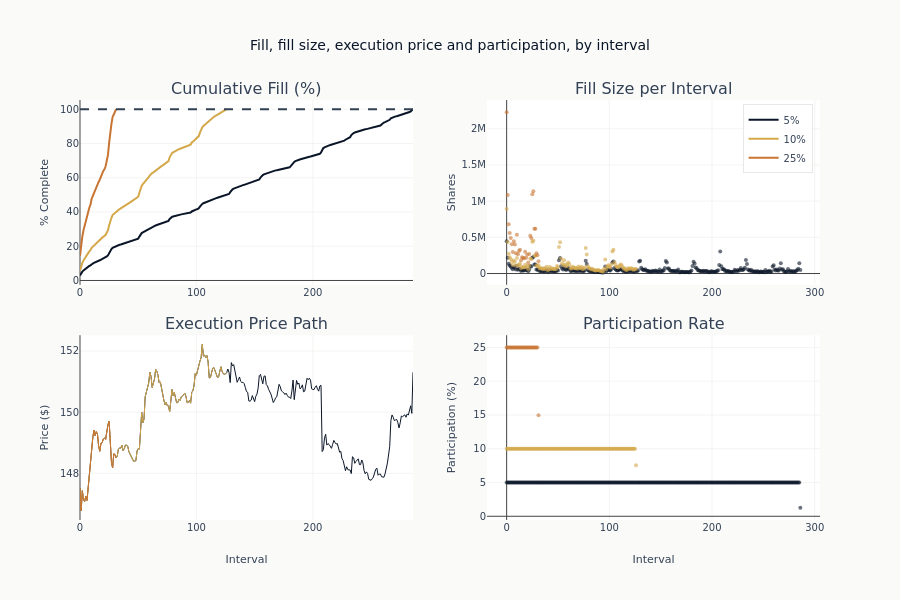

The notebook cell this image was saved under:
### Code cell
# Finalize execution diagnostics panel
fig.add_hline(y=100, line_dash="dash", line_color=COLORS["neutral"], row=1, col=1)

fig.update_xaxes(title_text="Interval", row=2, col=1)
fig.update_xaxes(title_text="Interval", row=2, col=2)
fig.update_yaxes(title_text="% Complete", row=1, col=1)
fig.update_yaxes(title_text="Shares", row=1, col=2)
fig.update_yaxes(title_text="Price ($)", row=2, col=1)
fig.update_yaxes(title_text="Participation (%)", row=2, col=2)

fig.update_layout(
    title="Fill, fill size, execution price and participation, by interval",
    height=600,
    legend=dict(yanchor="top", y=0.99, xanchor="right", x=0.99),
)
show_plotly_with_alt(
    fig,
    "Four panels comparing the three participation caps. Cumulative fill: the loosest cap "
    "reaches the dashed completion line in a short burst while the tightest one climbs almost "
    "linearly over several times as many intervals. Fill size per interval: the loosest cap "
    "takes large fills early that decay quickly, while the tightest cap's fills stay small and "
    "even across the whole horizon. Execution price path: the traded price wanders inside a "
    "narrow band with no trend. Participation rate: each schedule holds a flat horizontal line "
    "at its own cap, with only isolated points below it.",
)

### Figure 1 — Plotly figure (JSON) as saved in the notebook; plotly's stock layout.template omitted (floating-point values rounded to 4 significant figures; data arrays with more than 128 entries replaced by an {"elided": "..."} marker saying what was removed)
{"data": [{"line": {"color": "#0a1628", "width": 2}, "mode": "lines", "name": "5%", "showlegend": true, "type": "scatter", "x": {"elided": "287 int values"}, "xaxis": "x", "y": {"elided": "287 float values"}, "yaxis": "y"}, {"marker": {"color": "#0a1628", "opacity": 0.6, "size": 4}, "mode": "markers", "name": "5%", "showlegend": false, "type": "scatter", "x": {"elided": "287 int values"}, "xaxis": "x2", "y": {"elided": "287 float values"}, "yaxis": "y2"}, {"line": {"color": "#0a1628", "width": 1}, "mode": "lines", "name": "5%", "showlegend": false, "type": "scatter", "x": {"elided": "287 int values"}, "xaxis": "x3", "y": {"elided": "287 float values"}, "yaxis": "y3"}, {"marker": {"color": "#0a1628", "opacity": 0.6, "size": 4}, "mode": "markers", "name": "5%", "showlegend": false, "type": "scatter", "x": {"elided": "287 int values"}, "xaxis": "x4", "y": {"elided": "287 float values"}, "yaxis": "y4"}, {"line": {"color": "#D4A84B", "width": 2}, "mode": "lines", "name": "10%", "showlegend": true, "type": "scatter", "x": [0, 1, 2, 3, 4, 5, 6, 7, 8, 9, 10, 11, 12, 13, 14, 15, 16, 17, 18, 19, 20, 21, 22, 23, 24, 25, 26, 27, 28, 29, 30, 31, 32, 33, 34, 35, 36, 37, 38, 39, 40, 41, 42, 43, 44, 45, 46, 47, 48, 49, 50, 51, 52, 53, 54, 55, 56, 57, 58, 59, 60, 61, 62, 63, 64, 65, 66, 67, 68, 69, 70, 71, 72, 73, 74, 75, 76, 77, 78, 79, 80, 81, 82, 83, 84, 85, 86, 87, 88, 89, 90, 91, 92, 93, 94, 95, 96, 97, 98, 99, 100, 101, 102, 103, 104, 105, 106, 107, 108, 109, 110, 111, 112, 113, 114, 115, 116, 117, 118, 119, 120, 121, 122, 123, 124, 125, 126], "xaxis": "x", "y": [5.734, 8.528, 10.28, 11.73, 12.99, 14.03, 14.8, 15.95, 16.99, 17.71, 19.09, 19.77, 20.57, 21.42, 21.88, 22.46, 23.02, 23.56, 24.34, 24.9, 25.58, 25.97, 26.67, 28.0, 29.27, 32.09, 35.01, 36.6, 38.19, 38.91, 39.56, 40.29, 40.74, 41.2, 41.67, 42.05, 42.51, 42.89, 43.34, 43.95, 44.25, 44.63, 45.2, 45.59, 46.06, 46.48, 46.87, 47.29, 47.67, 48.35, 48.91, 51.27, 54.05, 55.36, 56.27, 57.0, 58.17, 58.94, 59.58, 60.39, 61.38, 62.19, 62.7, 63.11, 63.71, 64.27, 64.74, 65.22, 65.71, 66.13, 66.75, 67.21, 67.71, 68.31, 68.69, 69.12, 69.67, 71.94, 73.64, 74.29, 74.76, 75.23, 75.58, 76.01, 76.36, 76.68, 76.95, 77.21, 77.49, 77.81, 78.08, 78.33, 78.55, 78.72, 78.9, 79.35, 80.61, 80.99, 81.63, 82.36, 82.96, 83.5, 84.32, 86.29, 88.41, 89.41, 90.19, 90.8, 91.36, 91.92, 92.62, 93.42, 94.14, 94.69, 95.12, 95.6, 95.93, 96.24, 96.68, 97.14, 97.55, 98.03, 98.48, 98.85, 99.19, 99.59, 100.0], "yaxis": "y"}, {"marker": {"color": "#D4A84B", "opacity": 0.6, "size": 4}, "mode": "markers", "name": "10%", "showlegend": false, "type": "scatter", "x": [0, 1, 2, 3, 4, 5, 6, 7, 8, 9, 10, 11, 12, 13, 14, 15, 16, 17, 18, 19, 20, 21, 22, 23, 24, 25, 26, 27, 28, 29, 30, 31, 32, 33, 34, 35, 36, 37, 38, 39, 40, 41, 42, 43, 44, 45, 46, 47, 48, 49, 50, 51, 52, 53, 54, 55, 56, 57, 58, 59, 60, 61, 62, 63, 64, 65, 66, 67, 68, 69, 70, 71, 72, 73, 74, 75, 76, 77, 78, 79, 80, 81, 82, 83, 84, 85, 86, 87, 88, 89, 90, 91, 92, 93, 94, 95, 96, 97, 98, 99, 100, 101, 102, 103, 104, 105, 106, 107, 108, 109, 110, 111, 112, 113, 114, 115, 116, 117, 118, 119, 120, 121, 122, 123, 124, 125, 126], "xaxis": "x2", "y": [891300.0, 434200.0, 272800.0, 224200.0, 197000.0, 161900.0, 119200.0, 178400.0, 161100.0, 112600.0, 214300.0, 106400.0, 124100.0, 132000.0, 72090.0, 89480.0, 86340.0, 84460.0, 120800.0, 87800.0, 105100.0, 60790.0, 108400.0, 208100.0, 196500.0, 438400.0, 454000.0, 247200.0, 246800.0, 112600.0, 101000.0, 113600.0, 69230.0, 71220.0, 73120.0, 59580.0, 71520.0, 59080.0, 69530.0, 95360.0, 46060.0, 59210.0, 88820.0, 59850.0, 73740.0, 65020.0, 60780.0, 65540.0, 58780.0, 105400.0, 86850.0, 367800.0, 432000.0, 202900.0, 141400.0, 113600.0, 182600.0, 119800.0, 98610.0, 126200.0, 153600.0, 126900.0, 77810.0, 65090.0, 92130.0, 87330.0, 73150.0, 74350.0, 76460.0, 65390.0, 96720.0, 71800.0, 76250.0, 93590.0, 58740.0, 68250.0, 84060.0, 353800.0, 263500.0, 101100.0, 74000.0, 72090.0, 55360.0, 66750.0, 54460.0, 49890.0, 41060.0, 40580.0, 43890.0, 50130.0, 41510.0, 38050.0, 34140.0, 26750.0, 28800.0, 69130.0, 195400.0, 59060.0, 99790.0, 114300.0, 92740.0, 84760.0, 126700.0, 306000.0, 329900.0, 156000.0, 121200.0, 93850.0, 87110.0, 87190.0, 108700.0, 124600.0, 112700.0, 85260.0, 65820.0, 74620.0, 51040.0, 49110.0, 68970.0, 70630.0, 63880.0, 74130.0, 70940.0, 57260.0, 52570.0, 62170.0, 63670.0], "yaxis": "y2"}, {"line": {"color": "#D4A84B", "width": 1}, "mode": "lines", "name": "10%", "showlegend": false, "type": "scatter", "x": [0, 1, 2, 3, 4, 5, 6, 7, 8, 9, 10, 11, 12, 13, 14, 15, 16, 17, 18, 19, 20, 21, 22, 23, 24, 25, 26, 27, 28, 29, 30, 31, 32, 33, 34, 35, 36, 37, 38, 39, 40, 41, 42, 43, 44, 45, 46, 47, 48, 49, 50, 51, 52, 53, 54, 55, 56, 57, 58, 59, 60, 61, 62, 63, 64, 65, 66, 67, 68, 69, 70, 71, 72, 73, 74, 75, 76, 77, 78, 79, 80, 81, 82, 83, 84, 85, 86, 87, 88, 89, 90, 91, 92, 93, 94, 95, 96, 97, 98, 99, 100, 101, 102, 103, 104, 105, 106, 107, 108, 109, 110, 111, 112, 113, 114, 115, 116, 117, 118, 119, 120, 121, 122, 123, 124, 125, 126], "xaxis": "x3", "y": [147.5, 146.8, 147.4, 147.1, 147.1, 147.3, 147.1, 147.5, 148.2, 148.4, 148.9, 149.2, 149.4, 149.2, 149.4, 149.3, 148.9, 148.7, 149.0, 149.0, 149.1, 149.2, 149.1, 149.4, 149.6, 149.7, 149.2, 148.4, 148.2, 148.6, 148.6, 148.5, 148.6, 148.8, 148.8, 148.8, 148.9, 148.7, 148.8, 148.9, 148.9, 148.9, 148.7, 148.6, 148.6, 148.5, 148.4, 148.4, 148.4, 148.7, 148.8, 148.8, 149.7, 150.0, 149.7, 149.8, 150.5, 150.7, 150.8, 150.9, 151.3, 151.2, 150.8, 150.9, 151.1, 151.4, 151.3, 151.2, 151.0, 151.0, 150.7, 150.6, 150.4, 150.2, 150.3, 150.2, 150.2, 150.0, 150.4, 150.7, 150.5, 150.6, 150.5, 150.3, 150.3, 150.4, 150.4, 150.5, 150.5, 150.6, 150.6, 150.5, 150.3, 150.3, 150.4, 150.3, 150.6, 150.7, 150.9, 151.3, 151.2, 151.4, 151.6, 151.7, 151.8, 152.2, 151.8, 151.9, 151.8, 151.9, 151.6, 151.1, 151.1, 151.3, 151.4, 151.5, 151.3, 151.2, 151.1, 151.1, 151.3, 151.5, 151.3, 151.3, 151.2, 151.2, 151.3], "yaxis": "y3"}, {"marker": {"color": "#D4A84B", "opacity": 0.6, "size": 4}, "mode": "markers", "name": "10%", "showlegend": false, "type": "scatter", "x": [0, 1, 2, 3, 4, 5, 6, 7, 8, 9, 10, 11, 12, 13, 14, 15, 16, 17, 18, 19, 20, 21, 22, 23, 24, 25, 26, 27, 28, 29, 30, 31, 32, 33, 34, 35, 36, 37, 38, 39, 40, 41, 42, 43, 44, 45, 46, 47, 48, 49, 50, 51, 52, 53, 54, 55, 56, 57, 58, 59, 60, 61, 62, 63, 64, 65, 66, 67, 68, 69, 70, 71, 72, 73, 74, 75, 76, 77, 78, 79, 80, 81, 82, 83, 84, 85, 86, 87, 88, 89, 90, 91, 92, 93, 94, 95, 96, 97, 98, 99, 100, 101, 102, 103, 104, 105, 106, 107, 108, 109, 110, 111, 112, 113, 114, 115, 116, 117, 118, 119, 120, 121, 122, 123, 124, 125, 126], "xaxis": "x4", "y": [10.0, 10.0, 10.0, 10.0, 10.0, 10.0, 10.0, 10.0, 10.0, 10.0, 10.0, 10.0, 10.0, 10.0, 10.0, 10.0, 10.0, 10.0, 10.0, 10.0, 10.0, 10.0, 10.0, 10.0, 10.0, 10.0, 10.0, 10.0, 10.0, 10.0, 10.0, 10.0, 10.0, 10.0, 10.0, 10.0, 10.0, 10.0, 10.0, 10.0, 10.0, 10.0, 10.0, 10.0, 10.0, 10.0, 10.0, 10.0, 10.0, 10.0, 10.0, 10.0, 10.0, 10.0, 10.0, 10.0, 10.0, 10.0, 10.0, 10.0, 10.0, 10.0, 10.0, 10.0, 10.0, 10.0, 10.0, 10.0, 10.0, 10.0, 10.0, 10.0, 10.0, 10.0, 10.0, 10.0, 10.0, 10.0, 10.0, 10.0, 10.0, 10.0, 10.0, 10.0, 10.0, 10.0, 10.0, 10.0, 10.0, 10.0, 10.0, 10.0, 10.0, 10.0, 10.0, 10.0, 10.0, 10.0, 10.0, 10.0, 10.0, 10.0, 10.0, 10.0, 10.0, 10.0, 10.0, 10.0, 10.0, 10.0, 10.0, 10.0, 10.0, 10.0, 10.0, 10.0, 10.0, 10.0, 10.0, 10.0, 10.0, 10.0, 10.0, 10.0, 10.0, 10.0, 7.559], "yaxis": "y4"}, {"line": {"color": "#C87533", "width": 2}, "mode": "lines", "name": "25%", "showlegend": true, "type": "scatter", "x": [0, 1, 2, 3, 4, 5, 6, 7, 8, 9, 10, 11, 12, 13, 14, 15, 16, 17, 18, 19, 20, 21, 22, 23, 24, 25, 26, 27, 28, 29, 30, 31], "xaxis": "x", "y": [14.34, 21.32, 25.71, 29.31, 32.48, 35.09, 37.0, 39.87, 42.46, 44.27, 47.72, 49.43, 51.43, 53.55, 54.71, 56.15, 57.54, 58.9, 60.84, 62.25, 63.94, 64.92, 66.66, 70.01, 73.17, 80.22, 87.53, 91.5, 95.47, 97.28, 98.91, 100.0], "yaxis": "y"}, {"marker": {"color": "#C87533", "opacity": 0.6, "size": 4}, "mode": "markers", "name": "25%", "showlegend": false, "type": "scatter", "x": [0, 1, 2, 3, 4, 5, 6, 7, 8, 9, 10, 11, 12, 13, 14, 15, 16, 17, 18, 19, 20, 21, 22, 23, 24, 25, 26, 27, 28, 29, 30, 31], "xaxis": "x2", "y": [2228000.0, 1085000.0, 681900.0, 560500.0, 492500.0, 404800.0, 298100.0, 446000.0, 402700.0, 281500.0, 535800.0, 266100.0, 310100.0, 330000.0, 180200.0, 223700.0, 215900.0, 211100.0, 302000.0, 219500.0, 262700.0, 152000.0, 271100.0, 520300.0, 491400.0, 1096000.0, 1135000.0, 617900.0, 616900.0, 281600.0, 252400.0, 169800.0], "yaxis": "y2"}, {"line": {"color": "#C87533", "width": 1}, "mode": "lines", "name": "25%", "showlegend": false, "type": "scatter", "x": [0, 1, 2, 3, 4, 5, 6, 7, 8, 9, 10, 11, 12, 13, 14, 15, 16, 17, 18, 19, 20, 21, 22, 23, 24, 25, 26, 27, 28, 29, 30, 31], "xaxis": "x3", "y": [147.5, 146.8, 147.4, 147.1, 147.1, 147.3, 147.1, 147.5, 148.2, 148.4, 148.9, 149.2, 149.4, 149.2, 149.4, 149.3, 148.9, 148.7, 149.0, 149.0, 149.1, 149.2, 149.1, 149.4, 149.6, 149.7, 149.2, 148.4, 148.2, 148.6, 148.6, 148.5], "yaxis": "y3"}, {"marker": {"color": "#C87533", "opacity": 0.6, "size": 4}, "mode": "markers", "name": "25%", "showlegend": false, "type": "scatter", "x": [0, 1, 2, 3, 4, 5, 6, 7, 8, 9, 10, 11, 12, 13, 14, 15, 16, 17, 18, 19, 20, 21, 22, 23, 24, 25, 26, 27, 28, 29, 30, 31], "xaxis": "x4", "y": [25.0, 25.0, 25.0, 25.0, 25.0, 25.0, 25.0, 25.0, 25.0, 25.0, 25.0, 25.0, 25.0, 25.0, 25.0, 25.0, 25.0, 25.0, 25.0, 25.0, 25.0, 25.0, 25.0, 25.0, 25.0, 25.0, 25.0, 25.0, 25.0, 25.0, 25.0, 14.95], "yaxis": "y4"}], "layout": {"annotations": [{"font": {"size": 16}, "showarrow": false, "text": "Cumulative Fill (%)", "x": 0.225, "xanchor": "center", "xref": "paper", "y": 1.0, "yanchor": "bottom", "yref": "paper"}, {"font": {"size": 16}, "showarrow": false, "text": "Fill Size per Interval", "x": 0.775, "xanchor": "center", "xref": "paper", "y": 1.0, "yanchor": "bottom", "yref": "paper"}, {"font": {"size": 16}, "showarrow": false, "text": "Execution Price Path", "x": 0.225, "xanchor": "center", "xref": "paper", "y": 0.44, "yanchor": "bottom", "yref": "paper"}, {"font": {"size": 16}, "showarrow": false, "text": "Participation Rate", "x": 0.775, "xanchor": "center", "xref": "paper", "y": 0.44, "yanchor": "bottom", "yref": "paper"}], "height": 600, "legend": {"x": 0.99, "xanchor": "right", "y": 0.99, "yanchor": "top"}, "shapes": [{"line": {"color": "#334155", "dash": "dash"}, "type": "line", "x0": 0, "x1": 1, "xref": "x domain", "y0": 100, "y1": 100, "yref": "y"}], "title": {"text": "Fill, fill size, execution price and participation, by interval"}, "xaxis": {"anchor": "y", "domain": [0.0, 0.45]}, "xaxis2": {"anchor": "y2", "domain": [0.55, 1.0]}, "xaxis3": {"anchor": "y3", "domain": [0.0, 0.45], "title": {"text": "Interval"}}, "xaxis4": {"anchor": "y4", "domain": [0.55, 1.0], "title": {"text": "Interval"}}, "yaxis": {"anchor": "x", "domain": [0.56, 1.0], "title": {"text": "% Complete"}}, "yaxis2": {"anchor": "x2", "domain": [0.56, 1.0], "title": {"text": "Shares"}}, "yaxis3": {"anchor": "x3", "domain": [0.0, 0.44], "title": {"text": "Price ($)"}}, "yaxis4": {"anchor": "x4", "domain": [0.0, 0.44], "title": {"text": "Participation (%)"}}}}
